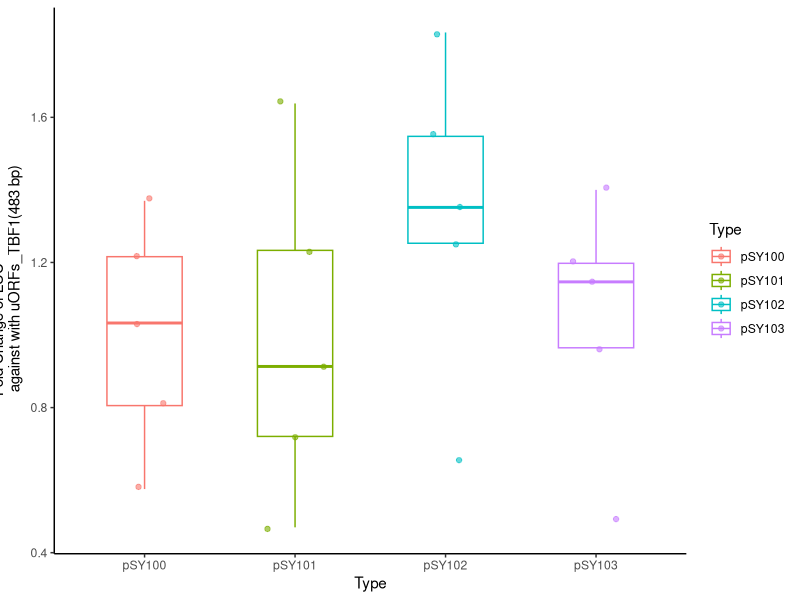
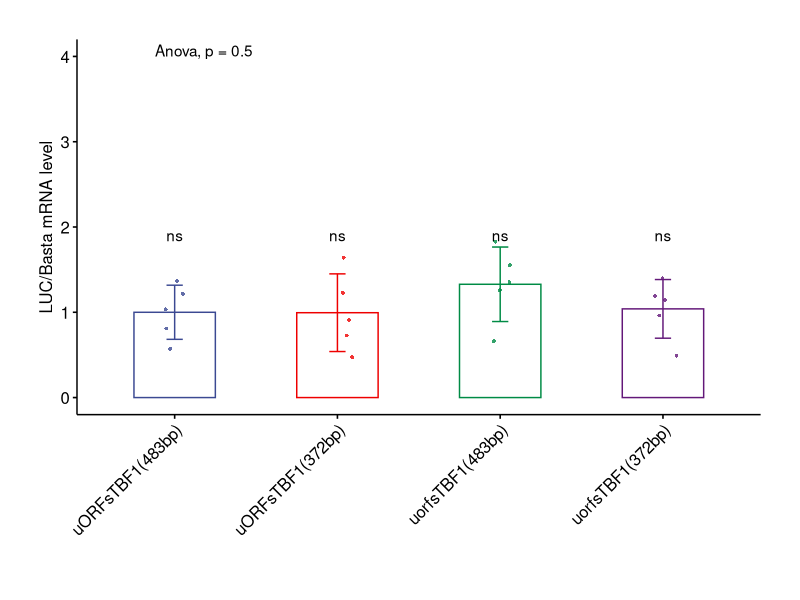
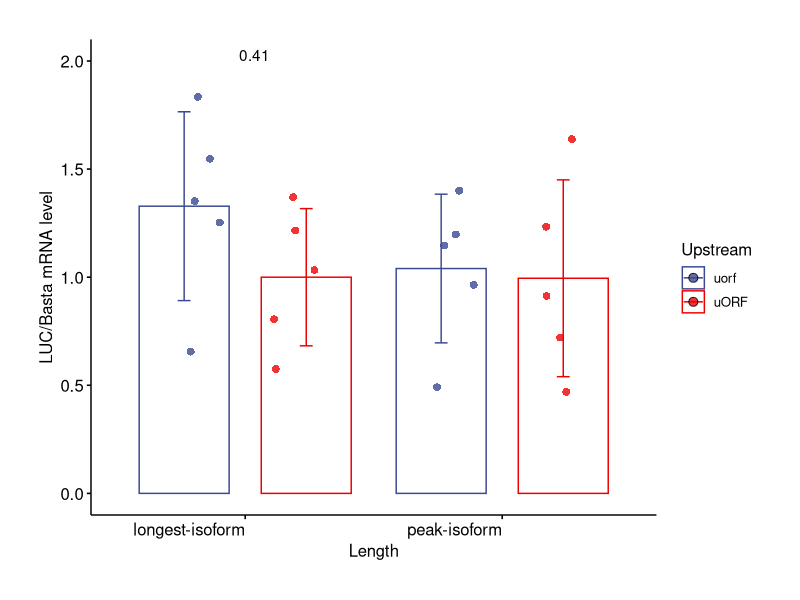
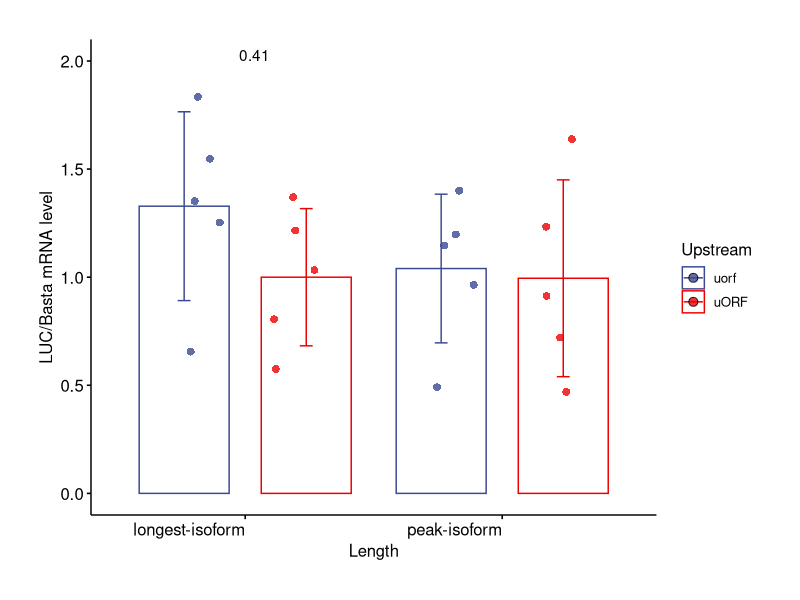

Write R code to recreate these figures, in order.
#TSS RT-PCR of LUC
library(ggplot2)
#install.packages("ggpubr")
library(ggpubr)
setwd('/Users/zhusitao/R_workspace/R_script/project/TSS_annotation/LUC')
# df <- read.csv('lucRT.csv',header = FALSE)
# df <- read.csv('lucRT_add_attr.csv', header = FALSE) # raw ,不知道怎么处理的，居然有5个点
df <- read.csv('lucRT_20230629.csv', header = FALSE)
head(df)
dim(df)
colnames(df) <- c('Type','FoldChange','Length','Upstream')
dim(df)
head(df)
ggplot(data = df, aes(x = Type, y = FoldChange, color=Type )) +
  geom_boxplot(outlier.shape = NA,width=0.5) +
  geom_jitter(alpha=0.6, width=0.2) +
  ylab(expression(paste("Fold Change of LUC \n against with uORFs_TBF1(483 bp)"))) +
  theme_classic()

library(ggpubr)
my_comparisons <- list(c("pSY100", "pSY101"), 
                       c("pSY100", "pSY102"),
                       c("pSY101", "pSY103"),
                       c("pSY102", "pSY103"))

# ggbarplot
# 两组或者多组的均值比较，用卡方检验
ggbarplot(df, x = "Type", y = "FoldChange",
          color = "Type", palette = "aaas",
          width = 0.5,
          add = "mean_sd", error.plot = "errorbar"
          ) + 
  stat_compare_means(method = 'anova', label.y = 4) + 
  stat_compare_means(ref.group = '.all.', method = 't.test', label="p.signif") +
  geom_dotplot(binaxis='y', stackdir='center', stackratio=0.5,
               dotsize=1, aes(fill = Type), alpha = 0.8, 
               position = position_jitter(0.1), stroke=NA) +
  scale_x_discrete(labels=c("uORFsTBF1(483bp)","uORFsTBF1(372bp)",
                            "uorfsTBF1(483bp)","uorfsTBF1(372bp)")) +
  theme(axis.text.x = element_text(angle = 45, hjust = 1),
        plot.margin = unit(c(1,1,1,1), "cm"),
        legend.position="none") +
  xlab('') +
  ylab(expression(paste("LUC/Basta mRNA level"))) 

# 使用的数据是2023-03-25-2nd的结果，是生物学重复
## 2023,06,29 version,使用normalize版本，之前使用的相对含量的数据
ggbarplot(df, x = "Length", y = "FoldChange", color = 'Upstream', palette = "aaas",
          add = c("mean_sd"), position = position_dodge(width = NULL)) +
  geom_dotplot(stackratio=0.31,binaxis='y',
               dotsize=0.8, alpha = 0.8, aes(fill = Upstream),
               position = position_jitterdodge(jitter.width = 0.2,
                                               jitter.height = 0,
                                               dodge.width = 0.75), 
               stroke=NA) + 
  theme(axis.text.x = element_text(angle = 0, hjust = 1),
        plot.margin = unit(c(1,1,1,1), "cm"),
        legend.position="right") +
  stat_compare_means(aes(label = ..p.format..), method = "anova", label.y = 2, 
                     symnum.args = list(cutpoints = c(0, 0.0001, 0.001, 0.01, 0.05, 1),
                                        symbols = c("****", "***", "**", "*", "NS"))) +
  ylab(expression(paste("LUC/Basta mRNA level"))) 

ggsave('LUC_Basta_RT_PCR.pdf',width = 8, height = 6,units = 'in',dpi=300)
